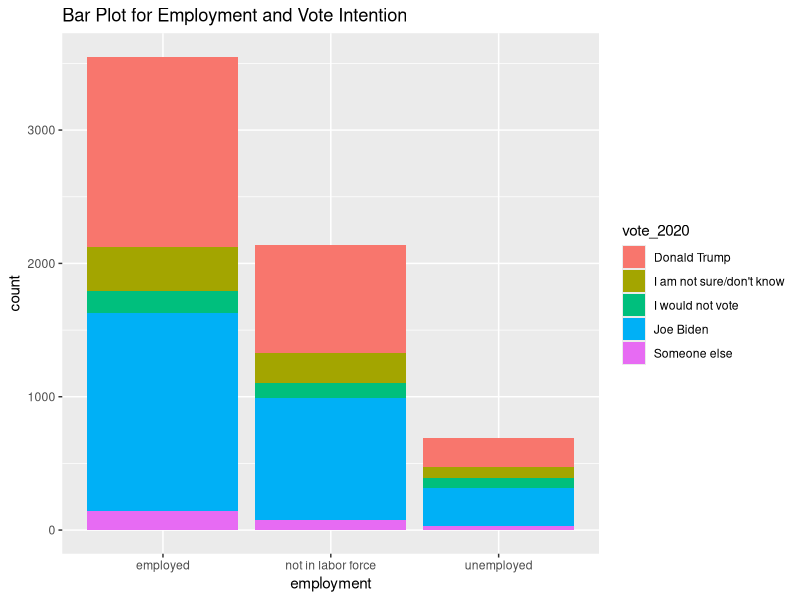
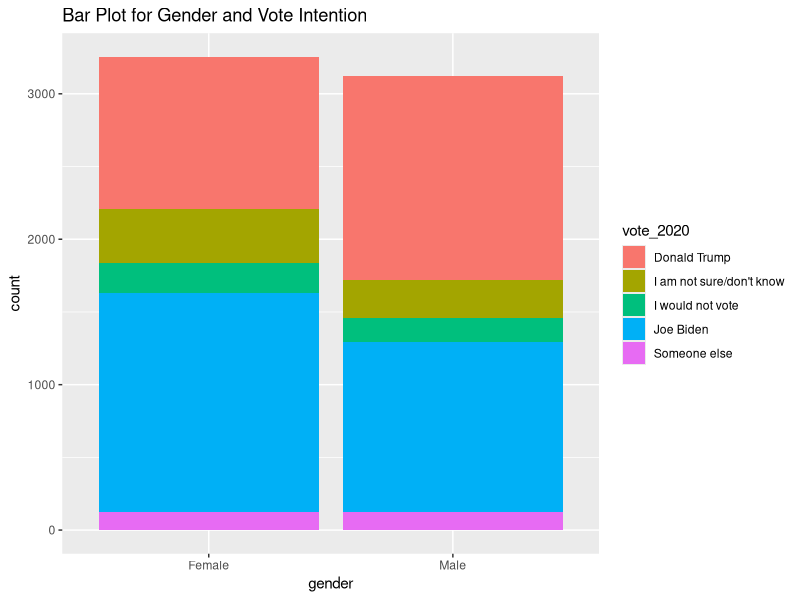

The R source for these figures, in order:
## ---- chunk 1
library(tidyverse)

# Loading in the cleaned survey Data
# setwd("C:/Users/10128/Desktop/STA304/Problem Set 3/output")
# survey_data <- read_csv("C:/Users/10128/Desktop/STA304/Problem Set 3/output/survey_data.csv")
survey_data <- read_csv("survey_data.csv")

# Loading in the cleaned census Data
# census_data <- read_csv("C:/Users/10128/Desktop/STA304/Problem Set 3/output/census_data.csv")
census_data <- read_csv("census_data.csv")

## ---- chunk 2
attach(survey_data)

# build the model
logitm <- glm(vote_trump~as.factor(employment)+as.factor(gender)+as.factor(race_ethnicity)+as.factor(household_income)+as.factor(education)+as.factor(age_group), family = "binomial")

logitmb <- glm(vote_biden~as.factor(employment)+as.factor(gender)+as.factor(race_ethnicity)+as.factor(household_income)+as.factor(education)+as.factor(age_group), family = "binomial")

detach(survey_data)
## ---- chunk 3

# Find estimate for log odds for each cell
census_data$logodds_estimate <-
  logitm %>%
  predict(newdata = census_data)

# convert the log odds into probabilities
census_data$estimate <-
  exp(census_data$logodds_estimate)/(1+exp(census_data$logodds_estimate))

# yield estimates for each cell than aggregate to find the final estimate
yps <- census_data %>%
  mutate(alp_predict_prop = estimate*n) %>%
  summarise(alp_predict = sum(alp_predict_prop)/sum(n))
yps

### results for voting Biden
census_data$logodds_estimate_b <-
  logitmb %>%
  predict(newdata = census_data)

# convert the log odds into probabilities
census_data$estimate_b <-
  exp(census_data$logodds_estimate_b)/(1+exp(census_data$logodds_estimate_b))

# yield estimates for each cell than aggregate to find the final estimate
yps_b <- census_data %>%
  mutate(alp_predict_prop_b = estimate_b*n) %>%
  summarise(alp_predict_b = sum(alp_predict_prop_b)/sum(n))
yps_b
## ---- chunk 4
# model output in a tidy table
trump_result <- broom::tidy(logitm)
head(trump_result)
yps
## ---- chunk 5
biden_result <- broom::tidy(logitmb)
head(biden_result)
yps_b
## ---- chunk 6

survey_data <- survey_data %>% 
  filter(!is.na(employment)) %>%
  filter(!is.na(gender)) %>% 
  filter(!is.na(vote_trump)) %>% 
  filter(!is.na(vote_biden))
par(mfrow=c(2,1))

survey_data %>% 
  ggplot(aes(x = employment, fill = vote_2020))+
  geom_bar()+
  labs(title = "Bar Plot for Employment and Vote Intention")

survey_data%>% 
  ggplot(aes(x = gender, fill = vote_2020))+
  geom_bar()+
  labs(title = "Bar Plot for Gender and Vote Intention")
## ---- chunk 7
# calculate proportion of people voting for Trump or Biden within each employment group
emp_t <- survey_data %>% 
  group_by(employment) %>% 
  summarise(vote_t = mean(vote_trump))

emp_b <- survey_data %>% 
  group_by(employment) %>% 
  summarise(vote_b = mean(vote_biden))
vote_b = emp_b$vote_b
cbind(emp_t, vote_b)
## ---- chunk 8
gender_t <- survey_data %>% 
  group_by(gender) %>% 
  summarise(vote_t = mean(vote_trump))

gender_b <- survey_data %>% 
  group_by(gender) %>% 
  summarise(vote_b = mean(vote_biden))
vote_b1 <- gender_b$vote_b
cbind(gender_t, vote_b1)
## ---- chunk 9
head(census_data)
## ---- chunk 10
print(trump_result, n = 50)
## ---- chunk 11
print(biden_result, n = 50)
